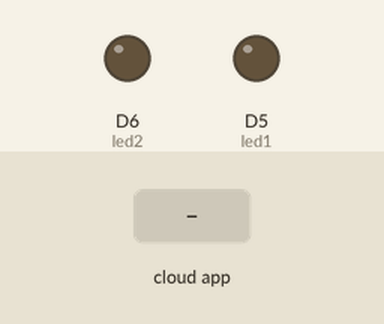
The sketch below on a simulated ESP8266 (NodeMCU). On the bench: output pins drawn as LEDs (lit = HIGH). The test bench sets the inputs (shaded band). WiFi joins after 1.5 s; servers stay silent unless stated; the Firebase database answers and starts empty; what the sketch prints to the serial monitor is not drawn.

Above: at 2.7 s.
2.8 s: the phone or cloud app sets c6 to 1
At 4.4 s:
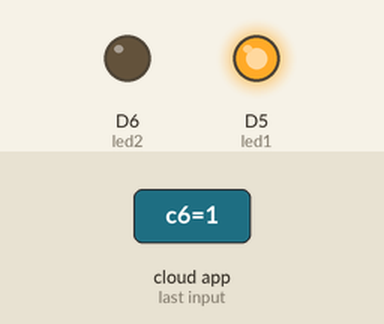
5.4 s: the phone or cloud app sets c7 to 1
At 7.1 s:
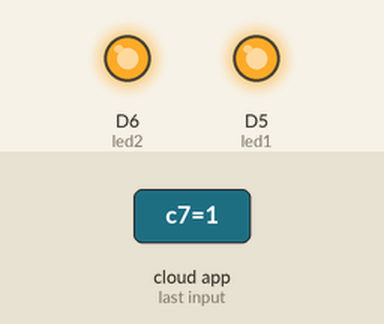
8.0 s: the phone or cloud app sets c6 to 0
At 9.3 s:
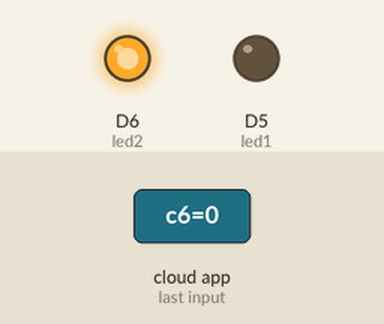
9.9 s: the phone or cloud app sets c7 to 0
At 12.2 s:
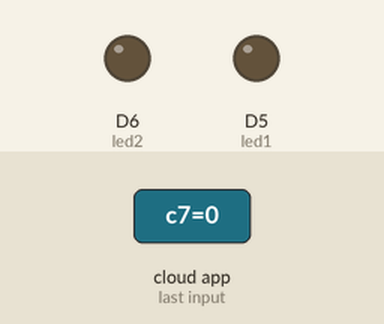
Timing chart, 0 to 13.7 s (numbered marks = the images above; inputs shaded):
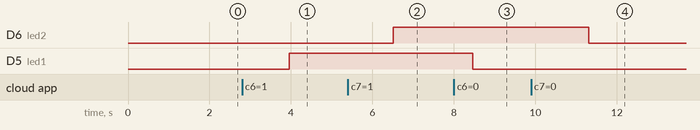

Measured:
- after the input at 2.8 s, D5 (led1): LOW → HIGH after 1.2 s
- after the input at 5.4 s, D6 (led2): LOW → HIGH after 1.1 s
- after the input at 8.0 s, D5 (led1): HIGH → LOW after 0.46 s
- after the input at 9.9 s, D6 (led2): HIGH → LOW after 1.4 s

The sketch:

Basic_8266.ino
```cpp
#if defined(ESP32)
#include <WiFi.h>
#include <FirebaseESP32.h>
#elif defined(ESP8266)
#include <ESP8266WiFi.h>
#include <FirebaseESP8266.h>
#endif

//1. Firebase veritabanı adresini, Token bilgisini ve ağ adresi bilgileri.
#define FIREBASE_HOST "espevren2-default-rtdb.firebaseio.com"
#define FIREBASE_AUTH "MfXEuyR4XvGNRjwUEIaxFGJDIIlQv0p38hwlOgSa"

#define WIFI_SSID "DESKTOP-5KOI0HL 9768"
#define WIFI_PASSWORD "evren601"
//Veri Tabanı özelliklerini kullanabilmek için nesne oluşturduk
FirebaseData veritabanim;
#define led1 D5
#define led2 D6
#define led3 D7
#define led4 D8
#define led5 D9
int UPDATE_INTERVAL_SECS = 0; // x * 60 (dk cinsinden)
int c;
   String erisim;
void setup() {
  // put your setup code here, to run once:
Serial.begin(9600);

  // connect to wifi.
  WiFi.begin(WIFI_SSID, WIFI_PASSWORD);
  Serial.print("connecting");
  while (WiFi.status() != WL_CONNECTED) {
    Serial.print(".");
    delay(500);
  }
  Serial.println();
  Serial.print("connected: ");
  Serial.println(WiFi.localIP());
   // Firebase bağlantısı başlatılıyor
  // Ağ bağlantısı kesilirse tekrar bağlanmasına izin veriyoruz
  Firebase.reconnectWiFi(true);
  Firebase.begin(FIREBASE_HOST, FIREBASE_AUTH);

   pinMode(led1,OUTPUT);
 pinMode(led2,OUTPUT);
}

void loop() {

  if(Firebase.getInt(veritabanim, "c6")) //Alınacak veri tipine göre getInt, getBool, getFloat, getDouble, getString olarak kullanılabilir.
  {
    //bağlantı başarılı ve veri geliyor ise
    Serial.print("String tipinde veri alımı başarılı, veri = ");
    Serial.println(veritabanim.stringData());
    if (veritabanim.intData()==1){
      digitalWrite(led1,HIGH);
      Serial.print("Led Yandi");
      delay(200);
    }
    else {

      digitalWrite(led1,LOW);
      Serial.print("Led Söndü");
        delay(300);
      }


  }else{
    //hata varsa hata mesajı ve nedeni yazdırılıyor

    Serial.print("Str verisi çekilemedi, ");
    Serial.println(veritabanim.errorReason());
  }


  if(Firebase.getInt(veritabanim, "c7")) //Alınacak veri tipine göre getInt, getBool, getFloat, getDouble, getString olarak kullanılabilir.
  {
    //bağlantı başarılı ve veri geliyor ise
    Serial.print("int tipinde veri alımı başarılı, veri = ");
    Serial.println(veritabanim.intData());
    if (veritabanim.intData()==1){
      digitalWrite(led2,HIGH);
        Serial.print("Led Yand ");
          delay(300);

    }
    else {

      digitalWrite(led2,LOW);
      Serial.print("Led Söndü  ");
        delay(200);
      }


  }else{
    //hata varsa hata mesajı ve nedeni yazdırılıyor

    Serial.print("int verisi çekilemedi, ");
    Serial.println(veritabanim.errorReason());
  }


 if(Firebase.getInt(veritabanim, "c8")) //Alınacak veri tipine göre getInt, getBool, getFloat, getDouble, getString olarak kullanılabilir.
  {
    //bağlantı başarılı ve veri geliyor ise
    Serial.print("int tipinde veri alımı başarılı, veri = ");
    Serial.println(veritabanim.intData());
    if (veritabanim.intData()==1){
      digitalWrite(led3,HIGH);
        Serial.print("Led Yand ");
          delay(300);

    }
    else {

      digitalWrite(led3,LOW);
      Serial.print("Led Söndü  ");
        delay(200);
      }


  }else{
    //hata varsa hata mesajı ve nedeni yazdırılıyor

    Serial.print("int verisi çekilemedi, ");
    Serial.println(veritabanim.errorReason());
  }


 if(Firebase.getInt(veritabanim, "c9")) //Alınacak veri tipine göre getInt, getBool, getFloat, getDouble, getString olarak kullanılabilir.
  {
    //bağlantı başarılı ve veri geliyor ise
    Serial.print("int tipinde veri alımı başarılı, veri = ");
    Serial.println(veritabanim.intData());
    if (veritabanim.intData()==1){
      digitalWrite(led4,HIGH);
        Serial.print("Led Yand ");
          delay(300);

    }
    else {

      digitalWrite(led4,LOW);
      Serial.print("Led Söndü  ");
        delay(200);
      }


  }else{
    //hata varsa hata mesajı ve nedeni yazdırılıyor

    Serial.print("int verisi çekilemedi, ");
    Serial.println(veritabanim.errorReason());
  }

 if(Firebase.getInt(veritabanim, "c10")) //Alınacak veri tipine göre getInt, getBool, getFloat, getDouble, getString olarak kullanılabilir.
  {
    //bağlantı başarılı ve veri geliyor ise
    Serial.print("int tipinde veri alımı başarılı, veri = ");
    Serial.println(veritabanim.intData());
    if (veritabanim.intData()==1){
      digitalWrite(led5,HIGH);
        Serial.print("Led Yand ");
          delay(300);

    }
    else {

      digitalWrite(led5,LOW);
      Serial.print("Led Söndü  ");
        delay(200);
      }


  }else{
    //hata varsa hata mesajı ve nedeni yazdırılıyor

    Serial.print("int verisi çekilemedi, ");
    Serial.println(veritabanim.errorReason());
  }


if(Firebase.getString(veritabanim, "Erişim Tarih cihaz 2", erisim)){ //Alınacak veri tipine göre getInt, getBool, getFloat, getDouble, getString olarak kullanılabilir.

    //bağlantı başarılı ve veri geliyor ise
    Serial.print("String tipinde veri alımı başarılı, veri = ");
    Serial.print(erisim);


}
if(Firebase.setString(veritabanim, "erscihaz2", erisim))
{
    //bağlantı başarılı ve veri geliyor ise
     Serial.println("String tipinde veri gönderimi başarılı");

  }else{
  //hata varsa hata mesajı ve nedeni yazdırılıyor

   Serial.print("String tipindeki veri gönderilemedi, ");
   Serial.println(veritabanim.errorReason());
  }


////////////////////////////////////////////////////////////////////////////////////
// firebase veritabanına veri göndermek için Firebase.setInt komutu kullanılabilir.
String a = "200";

//cihaz id yi a değşkeninin içine yazınız
if(Firebase.setString(veritabanim, "cihaz2", a))
{
    //bağlantı başarılı ve veri geliyor ise
     Serial.println("String tipinde veri gönderimi başarılı");

  }else{
  //hata varsa hata mesajı ve nedeni yazdırılıyor

   Serial.print("String tipindeki veri gönderilemedi, ");
   Serial.println(veritabanim.errorReason());
  }


}
```
